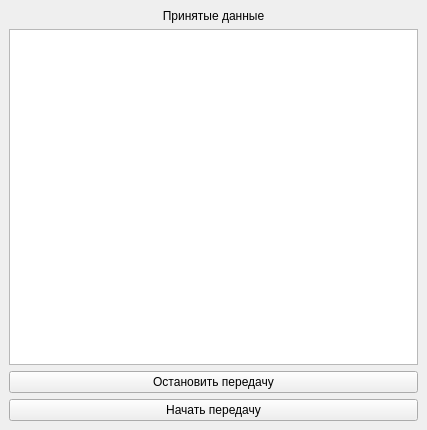
<?xml version="1.0" encoding="UTF-8"?>
<ui version="4.0">
 <class>MainWindow</class>
 <widget class="QMainWindow" name="MainWindow">
  <property name="geometry">
   <rect>
    <x>0</x>
    <y>0</y>
    <width>427</width>
    <height>430</height>
   </rect>
  </property>
  <property name="windowTitle">
   <string>MainWindow</string>
  </property>
  <widget class="QWidget" name="centralwidget">
   <layout class="QVBoxLayout" name="verticalLayout">
    <item>
     <widget class="QLabel" name="lb_receiveData">
      <property name="text">
       <string>Принятые данные</string>
      </property>
      <property name="alignment">
       <set>Qt::AlignCenter</set>
      </property>
     </widget>
    </item>
    <item>
     <widget class="QTextEdit" name="te_result"/>
    </item>
    <item>
     <widget class="QPushButton" name="pb_stop">
      <property name="text">
       <string>Остановить передачу</string>
      </property>
     </widget>
    </item>
    <item>
     <widget class="QPushButton" name="pb_start">
      <property name="text">
       <string>Начать передачу</string>
      </property>
     </widget>
    </item>
   </layout>
  </widget>
 </widget>
 <resources/>
 <connections/>
</ui>
